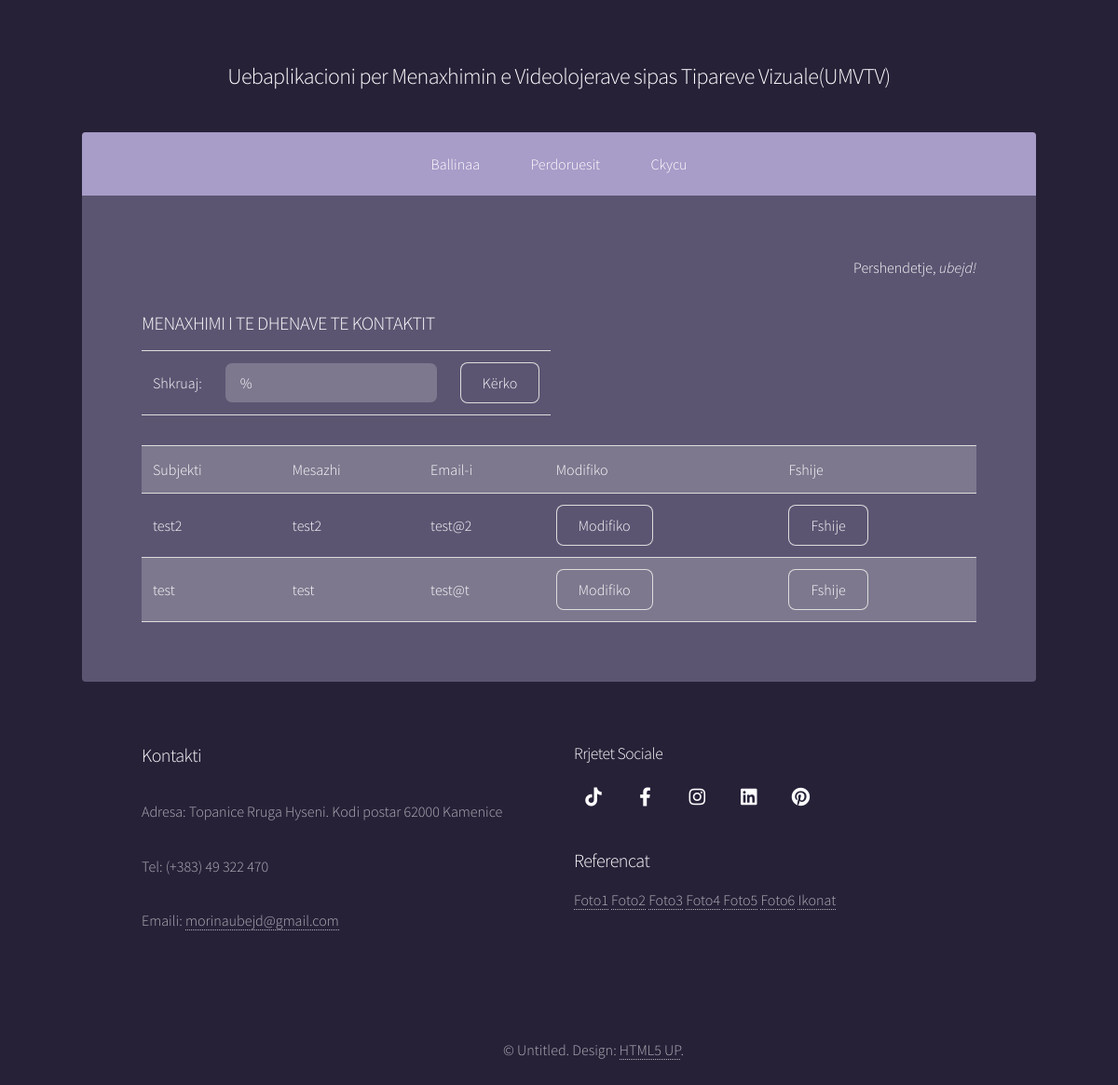
Screenshot of /ModuliAdministratorit/menaxho_kontakt.php?term=test (signed in) with the database file from the repository.
### tables this page shows
CREATE TABLE `tedhenat` (
  `ID_eDhena` int(11) NOT NULL,
  `Titulli` varchar(100) NOT NULL,
  `Pershkrimi` varchar(1000) NOT NULL,
  `File` varchar(255) NOT NULL,
  `PamjaneFaqe` varchar(50) NOT NULL
);

CREATE TABLE `perdoruesit_umvtv` (
  `ID_perdoruesi_umvtv` int(11) NOT NULL,
  `perdoruesi_umvtv` varchar(255) NOT NULL,
  `fjalekalimi_umvtv` varchar(255) NOT NULL
);

CREATE TABLE `kontakti` (
  `ID_Kontakti` int(11) NOT NULL,
  `Subjekti` varchar(150) NOT NULL,
  `Mesazhi` varchar(50) NOT NULL,
  `Email` varchar(150) NOT NULL
);

### ModuliAdministratorit/verifikim.php (called while the page is built, shortened)
<?php
include('konfig.php');
$verifiko_perdorues = $_SESSION['perdoruesi_umvtv'];
$ses_sql = mysqli_query($lidh, "SELECT perdoruesi_umvtv FROM perdoruesit_umvtv WHERE perdoruesi_umvtv='$verifiko_perdorues'");
$rresht = mysqli_fetch_array($ses_sql, MYSQLI_ASSOC);
$perdoruesi_kycur = $rresht['perdoruesi_umvtv'];
?>

### ModuliAdministratorit/menaxho_kontakt.php (the view, shortened to what this page needs)
<?php
    include("verifikim.php");
?>
<?php
include_once("konfig.php");
?>
<!DOCTYPE html>
<html>
<head>
		<link rel="stylesheet" href="assets/css/main.css" />
</head>
<body class="is-preload">
			<div id="wrapper">
    <?php include("koka.php"); ?>
    <?php include("meny.php"); ?>
    <div id="main">
    <section id="intro" class="main">
        <p style="text-align:right;">Pershendetje, <em><?php echo $perdoruesi_kycur;?>!</em></p>
            <div class="content">
                <div class="row">
                <div class="table-wrapper">
    <form action="" method="post">
    <table>
	<tr>
	<h3>MENAXHIMI I TE DHENAVE TE KONTAKTIT</h3>
	</tr>
	<tr>
	<td>
	Shkruaj:
	</td>
	<td>
	<input type="text" name="term" placeholder="Subjektin ose Email-in" value="%"/>
</td>
<td> <input type="submit" value="Kërko" /></td>
</tr>
</table>
</div>
</div>
    <div class="table-wrapper">
<table>
<tr>
        <td>Subjekti</td>
        <td>Mesazhi</td>
        <td>Email-i</td>
        <td>Modifiko</td>
        <td>Fshije</td>
</tr>
<?php
if(!empty($_REQUEST['term'])) {
    $term = mysqli_real_escape_string($lidh,$_REQUEST['term']);
    $sql = mysqli_query($lidh, "SELECT * FROM kontakti WHERE Subjekti LIKE '%".$term."%' OR Email LIKE '%".$term."%' ORDER BY ID_Kontakti DESC");
    while($rresht = mysqli_fetch_array($sql)) {
        echo "<tr>";
        echo "<td>".$rresht['Subjekti']."</td>";
        echo "<td>".$rresht['Mesazhi']."</td>";
        echo "<td>".$rresht['Email']."</td>";
        echo "<td><a href=\"perditso_kontakt.php?ID_Kontakti=$rresht[ID_Kontakti]\" class='button' class='button primary'>Modifiko</a></td>";
        echo "<td><a href=\"fshije_kontakt.php?ID_Kontakti=$rresht[ID_Kontakti]\" onClick=\"return confirm('A jeni te sigurt se deshironi te fshini mesazhin?')\" class='button' class='button primary'>Fshije</a></td></tr>";
    }
}
?>
</div>
</div>
</section>
</div>
<?php include("Fundi.php"); ?>
	</body>
</html>

### ModuliAdministratorit/koka.php (shortened to what this page needs)
	<header id="header">
		<?php
          $rezultati = mysqli_query($lidh, "SELECT * FROM tedhenat WHERE PamjaneFaqe='koka'");
          while ($rresht = mysqli_fetch_assoc($rezultati)) {
		extract($rresht);
	?>
	<section>
		<div class="inner">
			<h2><?php echo $Titulli ?></h2>
		</div>
	</section>
	<?php } ?>
</header>

### ModuliAdministratorit/meny.php (shortened to what this page needs)
<?php
include("konfig.php");
            $rezultati = mysqli_query($lidh, "SELECT * FROM tedhenat WHERE PamjaneFaqe='MenyAdmin'");
            while ($rresht = mysqli_fetch_assoc($rezultati)) {
              extract($rresht);
			  	 echo $Pershkrimi;
			}
?>

### ModuliAdministratorit/Fundi.php (shortened to what this page needs)
<footer id="footer">
					<?php
            $rezultati = mysqli_query($lidh, "SELECT * FROM tedhenat WHERE PamjaneFaqe='Fundi_kontakti'");
            while ($rresht = mysqli_fetch_assoc($rezultati)) {
              extract($rresht);
            ?>
						<section>
							<h3><?php echo $Titulli ?></h3>
							<p><?php echo $Pershkrimi; ?>
							</p>
						</section>
			<?php } ?>
									<?php
            $rezultati = mysqli_query($lidh, "SELECT * FROM tedhenat WHERE PamjaneFaqe='Fundi_RrSociale'");
            while ($rresht = mysqli_fetch_assoc($rezultati)) {
              extract($rresht);
            ?>
						<section>
							<h4><?php echo $Titulli ?></h4>
							<?php echo $Pershkrimi; ?>
							<?php
            $rezultati = mysqli_query($lidh, "SELECT * FROM tedhenat WHERE PamjaneFaqe='Fund_Referencat'");
            while ($rresht = mysqli_fetch_assoc($rezultati)) {
              extract($rresht);
            ?>
						<section>
							<h3><?php echo $Titulli ?></h3>
							<p><?php echo $Pershkrimi; ?>
							</p>
						</section>
			<?php } ?>
						</section>
			<?php } ?>
					</div>
					<div class="copyright">
												<?php
            $rezultati = mysqli_query($lidh, "SELECT * FROM tedhenat WHERE PamjaneFaqe='Fundi_CopyRight'");
            while ($rresht = mysqli_fetch_assoc($rezultati)) {
              extract($rresht);
            ?>
							<?php echo $Pershkrimi; ?>
			<?php } ?>
			</div>

### rows the page displays
tedhenat: Titulli "Uebaplikacioni per Menaxhimin e Videolojerave sipas Tipareve Vizuale(UMVTV)"
tedhenat: Pershkrimi "Ballinaa Perdoruesit Ckycu"
perdoruesit_umvtv: perdoruesi_umvtv "ubejd"
kontakti: Subjekti "test2", Mesazhi "test2", Email "test@2"
kontakti: Subjekti "test", Mesazhi "test", Email "test@t"
tedhenat: Titulli "Kontakti", Pershkrimi "Adresa: Topanice Rruga Hyseni. Kodi postar 62000 Kamenice Tel: (+383) 49 322 470 Emaili: morinaubejd@gmail.com"
tedhenat: Titulli "Rrjetet Sociale"
tedhenat: Titulli "Referencat", Pershkrimi "Foto1 Foto2 Foto3 Foto4 Foto5 Foto6 Ikonat"
tedhenat: Pershkrimi "© Untitled. Design: HTML5 UP ."
